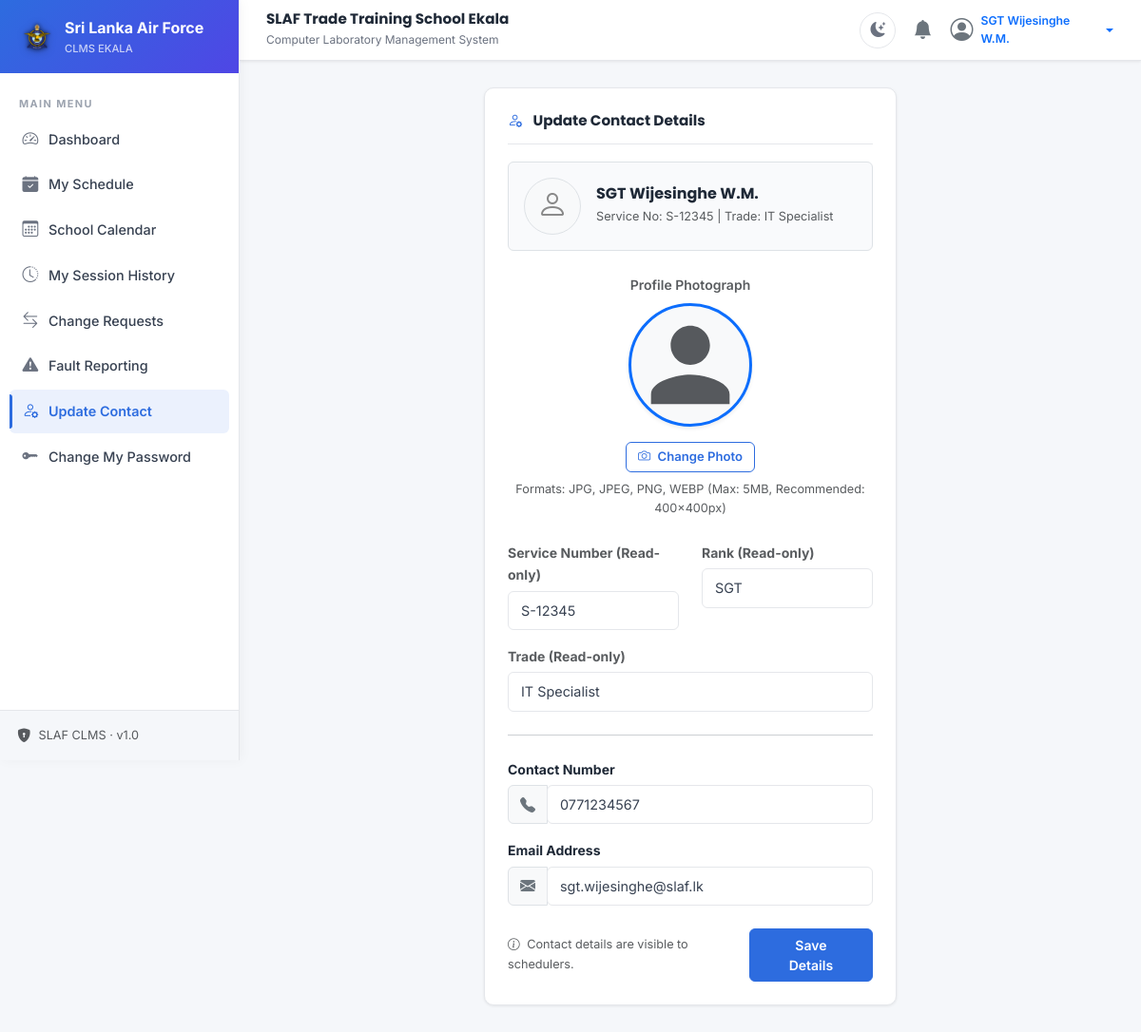
Page /instructor/profile (signed in) on the committed database.
### tables this page shows
CREATE TABLE IF NOT EXISTS instructors (
    id INT AUTO_INCREMENT PRIMARY KEY,
    user_id INT NULL UNIQUE,
    service_no VARCHAR(20) NOT NULL UNIQUE,
    rank VARCHAR(20) NOT NULL,
    full_name VARCHAR(150) NOT NULL,
    trade VARCHAR(50) NOT NULL,
    contact_no VARCHAR(20),
    email VARCHAR(100),
    profile_photo VARCHAR(255) NULL,
    photo_uploaded_at TIMESTAMP NULL,
    status ENUM('active', 'inactive', 'archived') DEFAULT 'active',
    created_at TIMESTAMP DEFAULT CURRENT_TIMESTAMP,
    updated_at TIMESTAMP DEFAULT CURRENT_TIMESTAMP ON UPDATE CURRENT_TIMESTAMP,
    FOREIGN KEY (user_id) REFERENCES users(id) ON DELETE SET NULL
);

### app/core/App.php (called while the page is built, shortened)
<?php
class App {
    protected $currentMethod = 'index';
    public function __construct() {
        $url = $this->getUrl();
        if (isset($url[0])) {
            $controllerName = ucfirst($url[0]) . 'Controller';
            if (file_exists(APPROOT . '/controllers/' . $controllerName . '.php')) {
                unset($url[0]);
            }
        }
        $this->currentController = new $this->currentController;
        if (isset($url[1])) {
            if (method_exists($this->currentController, $url[1])) {
                $this->currentMethod = $url[1];
                unset($url[1]);
            }
        }
        $this->params = $url ? array_values($url) : [];
        call_user_func_array([$this->currentController, $this->currentMethod], $this->params);
    }
    public function getUrl() {
        if (isset($_GET['url'])) {
            $url = rtrim($_GET['url'], '/');
            $url = filter_var($url, FILTER_SANITIZE_URL);
            return explode('/', $url);
        }
        return [];
    }
}

### index.php (called while the page is built, shortened)
    <?php
require_once 'app/helpers/sanitization_helper.php';
require_once 'app/core/App.php';
require_once 'app/core/Controller.php';
require_once 'app/core/Database.php';
require_once 'app/core/Model.php';
$app = new App();

### app/core/Database.php (called while the page is built, shortened)
<?php
class Database {
    private $host = DB_HOST;
    private $user = DB_USER;
    private $pass = DB_PASS;
    private $dbname = DB_NAME;
    private $dbh;
    private $stmt;
    public function __construct() {
        $dsn = 'mysql:host=' . $this->host . ';dbname=' . $this->dbname . ';charset=utf8mb4';
        $options = [
            PDO::ATTR_PERSISTENT => false,
            PDO::ATTR_ERRMODE => PDO::ERRMODE_EXCEPTION,
            PDO::ATTR_DEFAULT_FETCH_MODE => PDO::FETCH_OBJ
        ];
        try {
            $this->dbh = new PDO($dsn, $this->user, $this->pass, $options);
        } catch (PDOException $e) {
            $this->error = $e->getMessage();
            throw $e;
        }
    }
    public function query($sql) {
        $this->stmt = $this->dbh->prepare($sql);
    }
    public function bind($param, $value, $type = null) {
        if (is_null($type)) {
            switch (true) {
                case is_int($value):
                    $type = PDO::PARAM_INT;
                    break;
            }
        }
        $this->stmt->bindValue($param, $value, $type);
    }
    public function execute() {
        return $this->stmt->execute();
    }
    public function single() {
        $this->execute();
        return $this->stmt->fetch();
    }
}

### app/models/InstructorModel.php (called while the page is built, shortened)
<?php
class InstructorModel extends Model {
    public function getInstructorById($id) {
        $this->db->query("SELECT i.*, u.username, u.status as user_status
                          FROM instructors i
                          LEFT JOIN users u ON i.user_id = u.id
                          WHERE i.id = :id");
        $this->db->bind(':id', $id);
        return $this->db->single();
    }
}

### app/core/Model.php (called while the page is built, shortened)
<?php
class Model {
    public function __construct() {
        $this->db = new Database();
    }
}

### app/helpers/sanitization_helper.php (called while the page is built, shortened)
<?php
function e($string) {
    return htmlspecialchars($string, ENT_QUOTES, 'UTF-8');
}

### app/views/instructors/profile.php (the view, shortened to what this page needs)
<div class="row justify-content-center">
    <div class="col-md-8 col-lg-6">
        <div class="card-clms">
            <div class="card-clms-header">
                <h5 class="fw-bold m-0"><i class="bi bi-person-gear text-primary me-2"></i> Update Contact Details</h5>
            </div>
            <div class="p-3 bg-light-subtle rounded border border-color mb-4" style="background-color: rgba(69, 110, 157, 0.03) !important;">
                <div class="d-flex align-items-center">
                    <?php if(!empty($data['instructor']->profile_photo)):
                        $isWebp = (pathinfo($data['instructor']->profile_photo, PATHINFO_EXTENSION) === 'webp');
                        $thumb = $isWebp ? preg_replace('/(\.[a-zA-Z0-9]+)$/', '_thumb$1', $data['instructor']->profile_photo) : $data['instructor']->profile_photo;
                        $photoVersion = !empty($data['instructor']->photo_uploaded_at) ? strtotime($data['instructor']->photo_uploaded_at) : time();
                    ?>
                        <img src="<?php echo URLROOT; ?>uploads/instructors/<?php echo $thumb; ?>?v=<?php echo $photoVersion; ?>" class="rounded-circle border border-primary me-3" style="width:60px; height:60px; object-fit:cover; cursor:pointer;" onclick="viewFullSizeSrc('<?php echo URLROOT; ?>uploads/instructors/<?php echo e($data['instructor']->profile_photo); ?>?v=<?php echo $photoVersion; ?>')">
                    <?php else: ?>
                        <div class="rounded-circle bg-light border d-flex align-items-center justify-content-center me-3" style="width:60px; height:60px; color:#888;">
                            <i class="bi bi-person" style="font-size:2rem;"></i>
                        </div>
                    <?php endif; ?>
                    <div>
                        <h6 class="mb-0 fw-bold"><?php echo e($data['instructor']->rank) . ' ' . e($data['instructor']->full_name); ?></h6>
                        <span class="small text-muted">Service No: <?php echo e($data['instructor']->service_no); ?> | Trade: <?php echo e($data['instructor']->trade); ?></span>
                    </div>
                </div>
            </div>
            <form action="<?php echo URLROOT; ?>instructor/profile" method="POST" enctype="multipart/form-data">
                <div class="mb-4 text-center">
                    <label class="form-label d-block fw-semibold text-muted mb-2">Profile Photograph</label>
                    <div class="position-relative d-inline-block">
                        <div class="avatar-preview-container rounded-circle border border-3 border-primary shadow-sm overflow-hidden" style="width: 130px; height: 130px; background: #f8f9fa; margin: 0 auto; display: flex; align-items: center; justify-content: center;">
                            <?php if(!empty($data['instructor']->profile_photo)): ?>
                                <img id="profile-avatar-preview-img" src="<?php echo URLROOT; ?>uploads/instructors/<?php echo e($data['instructor']->profile_photo); ?>" alt="Avatar Preview" class="w-100 h-100 object-fit-cover">
                                <div id="profile-avatar-placeholder-svg" style="width: 100%; height: 100%;" class="d-none">
                            <?php else: ?>
                                <div id="profile-avatar-placeholder-svg" style="width: 100%; height: 100%;">
                            <?php endif; ?>
                                    <svg class="text-muted" width="100%" height="100%" viewBox="0 0 24 24" fill="currentColor" style="color: #dee2e6;">
                                        <path d="M12 12c2.21 0 4-1.79 4-4s-1.79-4-4-4-4 1.79-4 4 1.79 4 4 4zm0 2c-2.67 0-8 1.34-8 4v2h16v-2c0-2.66-5.33-4-8-4z"/>
                                    </svg>
                                </div>
                        </div>
                        <div class="mt-3 d-flex justify-content-center gap-2">
                            <button type="button" class="btn btn-sm btn-outline-primary" onclick="document.getElementById('profile_photo').click();">
                                <i class="bi bi-camera me-1"></i> Change Photo
                            </button>
                        </div>
                    </div>
                    <div class="small text-muted mt-2">
                        Formats: JPG, JPEG, PNG, WEBP (Max: 5MB, Recommended: 400x400px)
                    </div>
                </div>
                <div class="row">
                    <div class="col-md-6 mb-3">
                        <label class="form-label small fw-bold text-muted">Service Number (Read-only)</label>
                        <input type="text" class="form-control form-control-clms bg-light" value="<?php echo e($data['instructor']->service_no); ?>" disabled>
                    </div>
                    <div class="col-md-6 mb-3">
                        <label class="form-label small fw-bold text-muted">Rank (Read-only)</label>
                        <input type="text" class="form-control form-control-clms bg-light" value="<?php echo e($data['instructor']->rank); ?>" disabled>
                    </div>
                </div>
                <div class="mb-3">
                    <label class="form-label small fw-bold text-muted">Trade (Read-only)</label>
                    <input type="text" class="form-control form-control-clms bg-light" value="<?php echo e($data['instructor']->trade); ?>" disabled>
                </div>
                <hr class="border-color my-4">
                <div class="mb-3">
                    <label for="contact_no" class="form-label small fw-bold">Contact Number</label>
                    <div class="input-group">
                        <span class="input-group-text"><i class="bi bi-telephone-fill text-secondary"></i></span>
                        <input type="text" name="contact_no" id="contact_no" class="form-control form-control-clms" value="<?php echo e($data['instructor']->contact_no); ?>" placeholder="e.g. 0771234567" required>
                    </div>
                </div>
                <div class="mb-4">
                    <label for="email" class="form-label small fw-bold">Email Address</label>
                    <div class="input-group">
                        <span class="input-group-text"><i class="bi bi-envelope-fill text-secondary"></i></span>
                        <input type="email" name="email" id="email" class="form-control form-control-clms" value="<?php echo e($data['instructor']->email); ?>" placeholder="e.g. instructor@slaf.lk" required>
                    </div>
                </div>
                <div class="d-flex justify-content-between align-items-center">
                    <span class="text-muted small"><i class="bi bi-info-circle me-1"></i> Contact details are visible to schedulers.</span>
                    <button type="submit" class="btn btn-primary px-4 fw-semibold">Save Details</button>
                </div>
            </form>
        </div>
    </div>
</div>

### css/style.css (style rules this page uses)
:root { --font: 'Inter', sans-serif; --font-heading: 'Poppins', sans-serif; --primary: #2D6CDF; --primary-dark: #1A4FB5; --primary-light: #EBF1FD; --primary-grad: linear-gradient(135deg, #2D6CDF 0%, #4F46E5 100%); --bg-page: #F5F7FA; --bg-card: #FFFFFF; --sidebar-bg: #FFFFFF; --sidebar-border: #E5E7EB; --sidebar-hover: #F3F7FF; --sidebar-active-bg: #EBF1FD; --sidebar-active-text: #2D6CDF; --sidebar-text: #374151; --sidebar-muted: #9CA3AF; --navbar-bg: #FFFFFF; --text-h: #1F2937; --text-body: #374151; --text-muted: #6B7280; --border: #E5E7EB; --shadow-sm: 0 1px 3px rgba(0,0,0,0.08); --shadow-md: 0 4px 16px rgba(0,0,0,0.08); --shadow-lg: 0 8px 32px rgba(0,0,0,0.1); --success: #059669; --warning: #D97706; --danger: #DC2626; --info: #2D6CDF; --radius: 10px; --radius-sm: 6px; --radius-lg: 16px; --transition: 0.22s ease; }
*,*::before,*::after { margin:0;padding:0;box-sizing:border-box; }
body { font-family: var(--font); background: var(--bg-page); color: var(--text-body); font-size: 14.5px; line-height: 1.65; overflow-x: hidden; transition: background var(--transition), color var(--transition); }
h1,h2,h3,h4,h5,h6 { font-family:var(--font-heading);font-weight:700;color:var(--text-h);line-height:1.3; }
.card-clms { background:var(--bg-card); border:1px solid var(--border); border-radius:var(--radius); box-shadow:var(--shadow-sm); padding:24px; margin-bottom:22px; transition:box-shadow var(--transition),background var(--transition); }
.card-clms-header { display:flex;align-items:center;justify-content:space-between; margin-bottom:18px;padding-bottom:14px; border-bottom:1px solid var(--border); }
.card-clms-header h5,.card-clms-header h6 { font-size:0.95rem;font-weight:700;color:var(--text-h);margin:0; }
.card-clms-header .bi { color:var(--primary)!important; }
.btn { border-radius:var(--radius-sm)!important;font-weight:600!important;font-size:0.875rem!important;transition:all 0.18s!important; }
.btn-primary { background:var(--primary)!important;border-color:var(--primary)!important;color:#fff!important; }
.btn-outline-primary { border-color:var(--primary)!important;color:var(--primary)!important; }
.btn-sm { padding:5px 12px!important;font-size:0.82rem!important; }
.form-control,.form-select { border:1.5px solid var(--border)!important; border-radius:var(--radius-sm)!important; padding:9px 13px!important; font-size:0.9rem!important; color:var(--text-body)!important; background:var(--bg-card)!important; transition:border-color 0.2s,box-shadow 0.2s!important; }
.form-label { font-weight:600;font-size:0.875rem;color:var(--text-h);margin-bottom:5px; }
.form-control-clms { background:var(--bg-card);border:1.5px solid var(--border);color:var(--text-body);border-radius:var(--radius-sm);padding:9px 13px; }

### rows in the picture
instructors: rank "SGT", full_name "Wijesinghe W.M.", service_no "S-12345", trade "IT Specialist", contact_no "0771234567", email "sgt.wijesinghe@slaf.lk"

### other values in the picture
MILITARY_BRANCH "Sri Lanka Air Force"
SYSTEM_TITLE "SLAF Trade Training School Ekala"
SYSTEM_SUBTITLE "Computer Laboratory Management System"
$_SESSION['instructor_rank'] . ' ' . $_SESSION['instructor_name'] "SGT Wijesinghe W.M."
